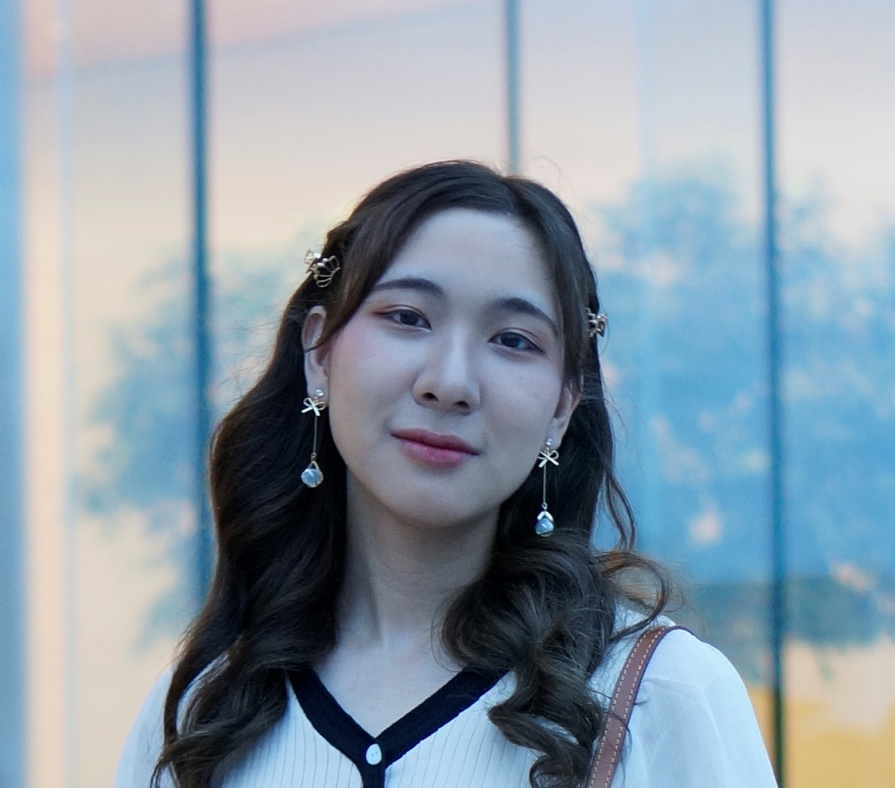
#> input picture imgs/sandy.JPG, 895 x 788 px, shrunk from 1378 x 1213 before the run
$ python create_heatmap.py ../imgs/sandy.JPG ../imgs/sandy.JPG
#> lines starting #> are read from the running program, lines starting #| are printed output that depends on the picture
import numpy as np
import matplotlib.pyplot as plt
from PIL import Image
import argparse

if __name__ == "__main__":
    # Create ArgumentParser object
    parser = argparse.ArgumentParser(
        description="Compare two images and generate a heatmap of differences."
    )

    # Add arguments
    parser.add_argument("base", type=str, help="Path to the base image")
    parser.add_argument("comp", type=str, help="Path to the comparison image")

    # Parse arguments
    args = parser.parse_args()

    # Load images
    image1 = Image.open(args.comp)
#> image1 is the input picture: PIL image 895x788 RGB; mean R, G, B 138.7, 154.2, 166.5
    image2 = Image.open(args.base)

    # Convert images to numpy arrays
    data1 = np.array(image1, dtype=np.float32) / 255.0
    data2 = np.array(image2, dtype=np.float32) / 255.0

    # Calculate the absolute difference between the two images
    difference = data1 - data2
#> difference: shape (788, 895, 3) float32; every value is 0

    print("Mean Diff for channels: ", np.mean(difference, axis=(0, 1)))
#| Mean Diff for channels:  [0. 0. 0.]

    # Create subplots for each color channel
    fig, axs = plt.subplots(1, 3, figsize=(15, 5))

    # Create heatmap of differences for each color channel
    for i, color in enumerate(["Red", "Green", "Blue"]):
        im = axs[i].imshow(
            difference[:, :, i], cmap="bwr", interpolation="nearest", vmin=-1, vmax=1
        )
        axs[i].set_title(f"Diff for {color}")
        axs[i].axis("off")  # Hide axes
        fig.colorbar(
            im,
            ax=axs[i],
        )

    plt.tight_layout()
    plt.savefig("heatmap.png")
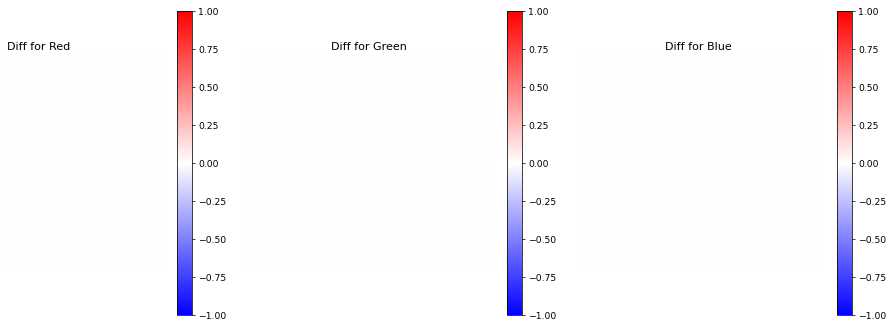
#> figure drawn by matplotlib, 6 panels
